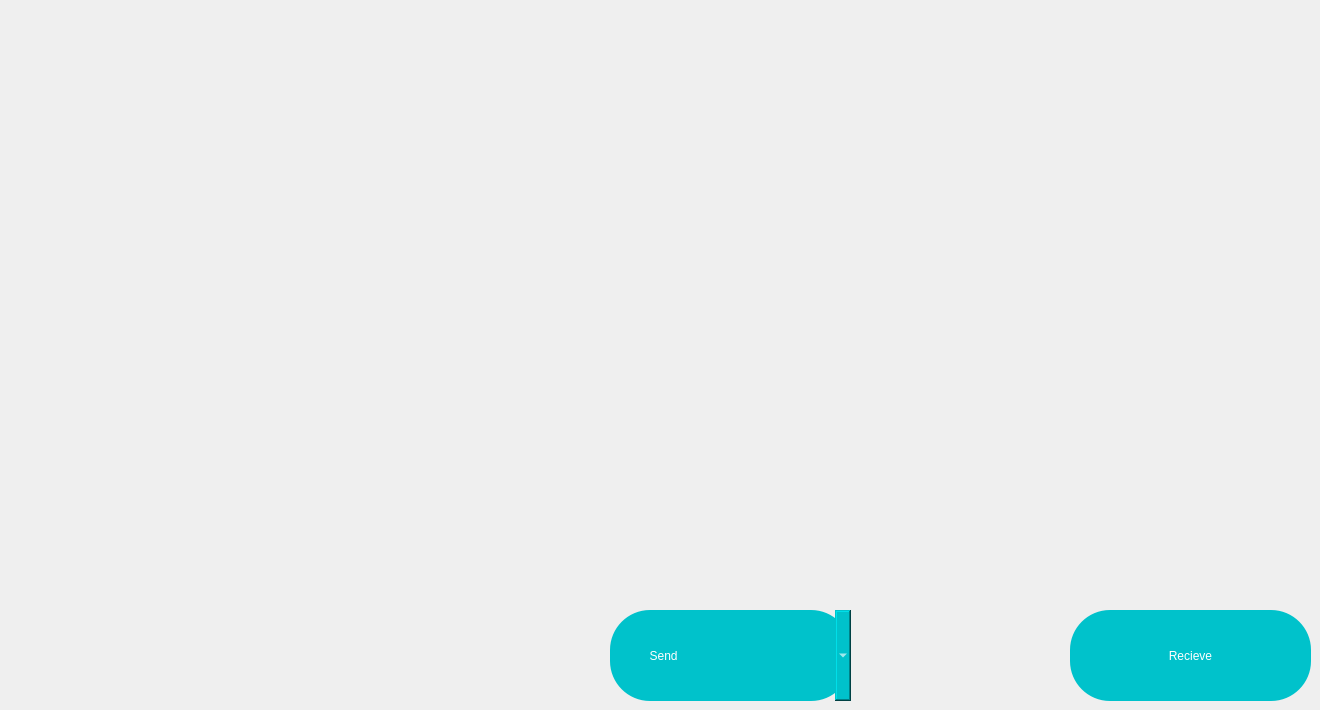
        <widget class="QWidget" name="home">
         <property name="styleSheet">
          <string notr="true">image: url(:/bg1/home.png);
image-repeat: no-repeate;
image-size: 100% 100%;</string>
         </property>
         <widget class="QLabel" name="sentl">
          <property name="geometry">
           <rect>
            <x>620</x>
            <y>610</y>
            <width>211</width>
            <height>91</height>
           </rect>
          </property>
          <property name="styleSheet">
           <string notr="true">font: 20pt &quot;Franklin Gothic Raw&quot;;
color: rgb(255, 255, 255);
border-radius: 40px;
padding: 10px 10px;
background: rgb(0, 194, 203);</string>
          </property>
          <property name="text">
           <string>     Send</string>
          </property>
         </widget>
         <widget class="QComboBox" name="sentop">
          <property name="geometry">
           <rect>
            <x>610</x>
            <y>610</y>
            <width>241</width>
            <height>91</height>
           </rect>
          </property>
          <property name="toolTip">
           <string/>
          </property>
          <property name="whatsThis">
           <string>&lt;html&gt;&lt;head/&gt;&lt;body&gt;&lt;p&gt;Send&lt;/p&gt;&lt;/body&gt;&lt;/html&gt;</string>
          </property>
          <property name="accessibleName">
           <string/>
          </property>
          <property name="styleSheet">
           <string notr="true">font: 20pt &quot;Franklin Gothic Raw&quot;;
color: rgb(255, 255, 255);
border-radius: 40px;
padding: 10px 10px;
background: rgb(0, 194, 203);</string>
          </property>
          <property name="editable">
           <bool>false</bool>
          </property>
          <property name="currentText">
           <string>Sent</string>
          </property>
          <property name="maxVisibleItems">
           <number>10</number>
          </property>
          <property name="frame">
           <bool>true</bool>
          </property>
          <item>
           <property name="text">
            <string>Sent</string>
           </property>
          </item>
          <item>
           <property name="text">
            <string>Drafts</string>
           </property>
          </item>
          <item>
           <property name="text">
            <string>Autocreate</string>
           </property>
          </item>
          <item>
           <property name="text">
            <string>New Packet</string>
           </property>
          </item>
         </widget>
         <widget class="QPushButton" name="recieve_pack">
          <property name="geometry">
           <rect>
            <x>1070</x>
            <y>610</y>
            <width>241</width>
            <height>91</height>
           </rect>
          </property>
          <property name="autoFillBackground">
           <bool>false</bool>
          </property>
          <property name="styleSheet">
           <string notr="true">font: 20pt &quot;Franklin Gothic Raw&quot;;
color: rgb(255, 255, 255);
border-radius: 40px;
padding: 10px 10px;
background: rgb(0, 194, 203);
</string>
          </property>
          <property name="text">
           <string>Recieve</string>
          </property>
         </widget>
         <zorder>sentop</zorder>
         <zorder>recieve_pack</zorder>
         <zorder>sentl</zorder>
        </widget>
